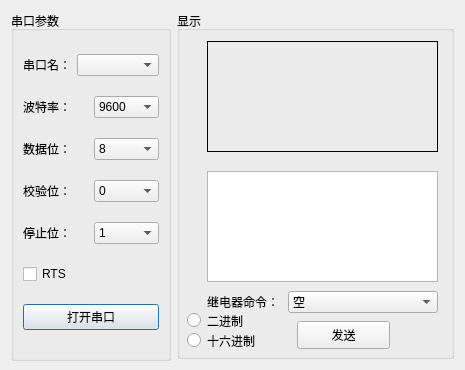
<?xml version="1.0" encoding="UTF-8"?>
<ui version="4.0">
 <class>SerialPortDialog</class>
 <widget class="QDialog" name="SerialPortDialog">
  <property name="geometry">
   <rect>
    <x>0</x>
    <y>0</y>
    <width>465</width>
    <height>370</height>
   </rect>
  </property>
  <property name="minimumSize">
   <size>
    <width>465</width>
    <height>370</height>
   </size>
  </property>
  <property name="maximumSize">
   <size>
    <width>465</width>
    <height>370</height>
   </size>
  </property>
  <property name="acceptDrops">
   <bool>false</bool>
  </property>
  <property name="windowTitle">
   <string>Dialog</string>
  </property>
  <layout class="QGridLayout" name="gridLayout">
   <item row="0" column="0">
    <widget class="QGroupBox" name="groupBox_5">
     <property name="minimumSize">
      <size>
       <width>160</width>
       <height>350</height>
      </size>
     </property>
     <property name="maximumSize">
      <size>
       <width>160</width>
       <height>350</height>
      </size>
     </property>
     <property name="title">
      <string>串口参数</string>
     </property>
     <layout class="QGridLayout" name="gridLayout_2">
      <item row="1" column="0" colspan="2">
       <widget class="QLabel" name="label_3">
        <property name="text">
         <string>波特率：</string>
        </property>
       </widget>
      </item>
      <item row="2" column="2">
       <widget class="QComboBox" name="DataByte">
        <item>
         <property name="text">
          <string>8</string>
         </property>
        </item>
       </widget>
      </item>
      <item row="5" column="0" colspan="3">
       <widget class="QCheckBox" name="RTS_checkBox">
        <property name="text">
         <string>RTS</string>
        </property>
       </widget>
      </item>
      <item row="3" column="0" colspan="2">
       <widget class="QLabel" name="label_5">
        <property name="text">
         <string>校验位：</string>
        </property>
       </widget>
      </item>
      <item row="4" column="0">
       <widget class="QLabel" name="label_6">
        <property name="text">
         <string>停止位：</string>
        </property>
       </widget>
      </item>
      <item row="2" column="0" colspan="2">
       <widget class="QLabel" name="label_4">
        <property name="text">
         <string>数据位：</string>
        </property>
       </widget>
      </item>
      <item row="4" column="2">
       <widget class="QComboBox" name="StopBit">
        <item>
         <property name="text">
          <string>1</string>
         </property>
        </item>
       </widget>
      </item>
      <item row="0" column="0">
       <widget class="QLabel" name="label_2">
        <property name="text">
         <string>串口名：</string>
        </property>
       </widget>
      </item>
      <item row="6" column="0" colspan="3">
       <widget class="QPushButton" name="Openserial_Button">
        <property name="text">
         <string>打开串口</string>
        </property>
       </widget>
      </item>
      <item row="0" column="1" colspan="2">
       <widget class="QComboBox" name="PortName"/>
      </item>
      <item row="1" column="2">
       <widget class="QComboBox" name="BaudRate">
        <item>
         <property name="text">
          <string>9600</string>
         </property>
        </item>
        <item>
         <property name="text">
          <string>18200</string>
         </property>
        </item>
       </widget>
      </item>
      <item row="3" column="2">
       <widget class="QComboBox" name="ParityCheck">
        <item>
         <property name="text">
          <string>0</string>
         </property>
        </item>
       </widget>
      </item>
     </layout>
    </widget>
   </item>
   <item row="0" column="1">
    <widget class="QGroupBox" name="groupBox">
     <property name="title">
      <string>显示</string>
     </property>
     <widget class="QLabel" name="RplayDisplaylabel">
      <property name="geometry">
       <rect>
        <x>30</x>
        <y>30</y>
        <width>231</width>
        <height>111</height>
       </rect>
      </property>
      <property name="minimumSize">
       <size>
        <width>0</width>
        <height>100</height>
       </size>
      </property>
      <property name="frameShape">
       <enum>QFrame::Box</enum>
      </property>
      <property name="text">
       <string/>
      </property>
     </widget>
     <widget class="QTextEdit" name="Input_textEdit">
      <property name="geometry">
       <rect>
        <x>30</x>
        <y>160</y>
        <width>231</width>
        <height>111</height>
       </rect>
      </property>
      <property name="minimumSize">
       <size>
        <width>0</width>
        <height>100</height>
       </size>
      </property>
     </widget>
     <widget class="QPushButton" name="SendData_pushButton">
      <property name="geometry">
       <rect>
        <x>120</x>
        <y>310</y>
        <width>93</width>
        <height>28</height>
       </rect>
      </property>
      <property name="text">
       <string>发送</string>
      </property>
     </widget>
     <widget class="QRadioButton" name="BinaryData_radioButton">
      <property name="geometry">
       <rect>
        <x>10</x>
        <y>300</y>
        <width>115</width>
        <height>19</height>
       </rect>
      </property>
      <property name="text">
       <string>二进制</string>
      </property>
     </widget>
     <widget class="QRadioButton" name="HexData_radioButton">
      <property name="geometry">
       <rect>
        <x>10</x>
        <y>320</y>
        <width>115</width>
        <height>19</height>
       </rect>
      </property>
      <property name="text">
       <string>十六进制</string>
      </property>
     </widget>
     <widget class="QWidget" name="">
      <property name="geometry">
       <rect>
        <x>30</x>
        <y>280</y>
        <width>233</width>
        <height>22</height>
       </rect>
      </property>
      <layout class="QHBoxLayout" name="horizontalLayout">
       <item>
        <widget class="QLabel" name="label">
         <property name="minimumSize">
          <size>
           <width>75</width>
           <height>0</height>
          </size>
         </property>
         <property name="maximumSize">
          <size>
           <width>75</width>
           <height>16777215</height>
          </size>
         </property>
         <property name="text">
          <string>继电器命令：</string>
         </property>
        </widget>
       </item>
       <item>
        <widget class="QComboBox" name="Command_comboBox">
         <property name="minimumSize">
          <size>
           <width>150</width>
           <height>0</height>
          </size>
         </property>
         <property name="maximumSize">
          <size>
           <width>150</width>
           <height>16777215</height>
          </size>
         </property>
         <item>
          <property name="text">
           <string>空</string>
          </property>
         </item>
         <item>
          <property name="text">
           <string>查询八路状态</string>
          </property>
         </item>
         <item>
          <property name="text">
           <string>查询指令返回信息</string>
          </property>
         </item>
         <item>
          <property name="text">
           <string>控制第一路开</string>
          </property>
         </item>
         <item>
          <property name="text">
           <string>控制返回信息</string>
          </property>
         </item>
         <item>
          <property name="text">
           <string>控制第一路关</string>
          </property>
         </item>
         <item>
          <property name="text">
           <string>控制返回信息</string>
          </property>
         </item>
         <item>
          <property name="text">
           <string>控制第二路开</string>
          </property>
         </item>
         <item>
          <property name="text">
           <string>控制第二路关</string>
          </property>
         </item>
         <item>
          <property name="text">
           <string>控制第三路开</string>
          </property>
         </item>
         <item>
          <property name="text">
           <string>控制第三路关</string>
          </property>
         </item>
         <item>
          <property name="text">
           <string>控制第四路开</string>
          </property>
         </item>
         <item>
          <property name="text">
           <string>控制第四路关</string>
          </property>
         </item>
         <item>
          <property name="text">
           <string>控制第五路开</string>
          </property>
         </item>
         <item>
          <property name="text">
           <string>控制第五路关</string>
          </property>
         </item>
         <item>
          <property name="text">
           <string>控制第六路开</string>
          </property>
         </item>
         <item>
          <property name="text">
           <string>控制第六路关</string>
          </property>
         </item>
         <item>
          <property name="text">
           <string>控制第七路开</string>
          </property>
         </item>
         <item>
          <property name="text">
           <string>控制第七路关</string>
          </property>
         </item>
         <item>
          <property name="text">
           <string>控制第八路开</string>
          </property>
         </item>
         <item>
          <property name="text">
           <string>控制第八路关</string>
          </property>
         </item>
         <item>
          <property name="text">
           <string>查询八路光耦状态</string>
          </property>
         </item>
         <item>
          <property name="text">
           <string>查询返回信息</string>
          </property>
         </item>
         <item>
          <property name="text">
           <string>全开</string>
          </property>
         </item>
         <item>
          <property name="text">
           <string>全断</string>
          </property>
         </item>
         <item>
          <property name="text">
           <string>闪开</string>
          </property>
         </item>
         <item>
          <property name="text">
           <string>闪断</string>
          </property>
         </item>
        </widget>
       </item>
      </layout>
     </widget>
    </widget>
   </item>
  </layout>
 </widget>
 <resources/>
 <connections/>
</ui>
